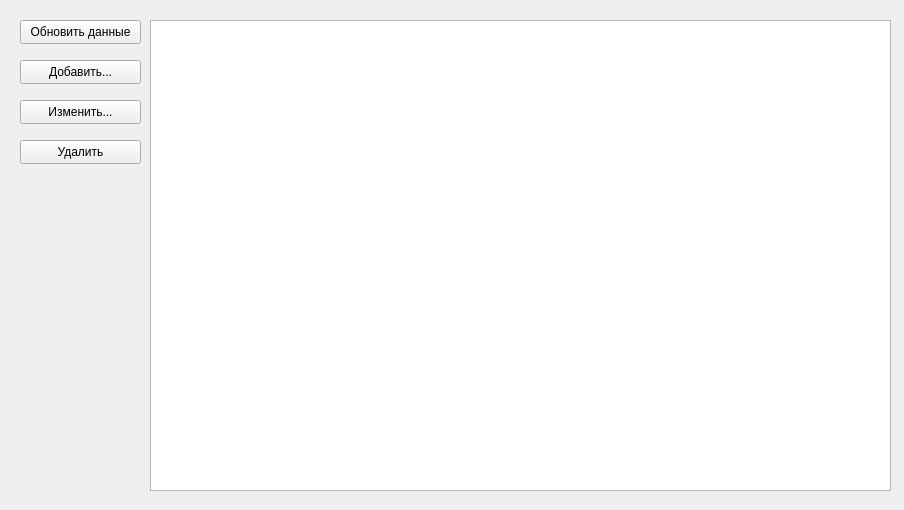
<?xml version="1.0" encoding="UTF-8"?>
<ui version="4.0">
 <class>DepartmentsView</class>
 <widget class="QWidget" name="DepartmentsView">
  <property name="geometry">
   <rect>
    <x>0</x>
    <y>0</y>
    <width>904</width>
    <height>510</height>
   </rect>
  </property>
  <property name="windowTitle">
   <string>Form</string>
  </property>
  <widget class="QTableView" name="tableView">
   <property name="geometry">
    <rect>
     <x>150</x>
     <y>20</y>
     <width>741</width>
     <height>471</height>
    </rect>
   </property>
   <property name="sizePolicy">
    <sizepolicy hsizetype="Expanding" vsizetype="Expanding">
     <horstretch>0</horstretch>
     <verstretch>0</verstretch>
    </sizepolicy>
   </property>
   <property name="contextMenuPolicy">
    <enum>Qt::CustomContextMenu</enum>
   </property>
   <property name="sizeAdjustPolicy">
    <enum>QAbstractScrollArea::AdjustIgnored</enum>
   </property>
   <property name="editTriggers">
    <set>QAbstractItemView::NoEditTriggers</set>
   </property>
   <property name="showDropIndicator" stdset="0">
    <bool>false</bool>
   </property>
   <property name="dragDropOverwriteMode">
    <bool>false</bool>
   </property>
   <property name="selectionMode">
    <enum>QAbstractItemView::SingleSelection</enum>
   </property>
   <property name="selectionBehavior">
    <enum>QAbstractItemView::SelectRows</enum>
   </property>
   <property name="cornerButtonEnabled">
    <bool>false</bool>
   </property>
   <attribute name="verticalHeaderDefaultSectionSize">
    <number>70</number>
   </attribute>
  </widget>
  <widget class="QPushButton" name="tableRefreshButton">
   <property name="geometry">
    <rect>
     <x>20</x>
     <y>20</y>
     <width>121</width>
     <height>24</height>
    </rect>
   </property>
   <property name="text">
    <string>Обновить данные</string>
   </property>
  </widget>
  <widget class="QPushButton" name="InsertDialogOpen">
   <property name="geometry">
    <rect>
     <x>20</x>
     <y>60</y>
     <width>121</width>
     <height>24</height>
    </rect>
   </property>
   <property name="text">
    <string>Добавить...</string>
   </property>
  </widget>
  <widget class="QPushButton" name="UpdateDialogOpen">
   <property name="geometry">
    <rect>
     <x>20</x>
     <y>100</y>
     <width>121</width>
     <height>24</height>
    </rect>
   </property>
   <property name="text">
    <string>Изменить...</string>
   </property>
  </widget>
  <widget class="QPushButton" name="DeleteRow">
   <property name="geometry">
    <rect>
     <x>20</x>
     <y>140</y>
     <width>121</width>
     <height>24</height>
    </rect>
   </property>
   <property name="text">
    <string>Удалить</string>
   </property>
  </widget>
 </widget>
 <resources/>
 <connections/>
</ui>
